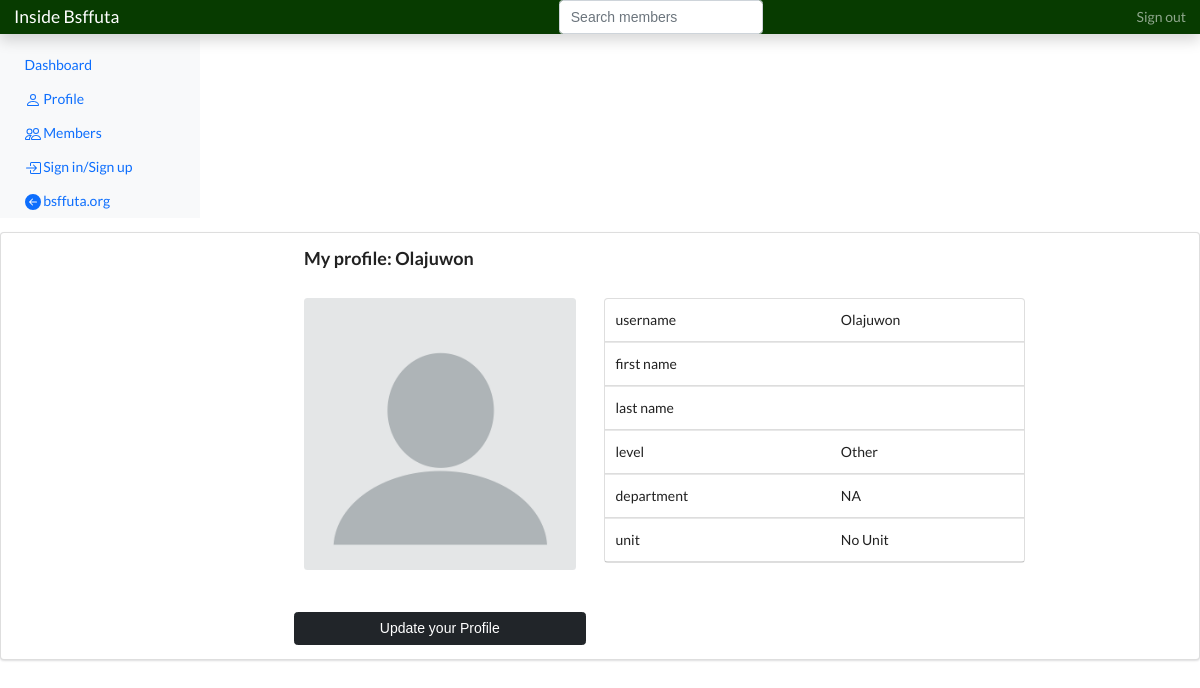
The app's page /my_profile (signed in), older data.
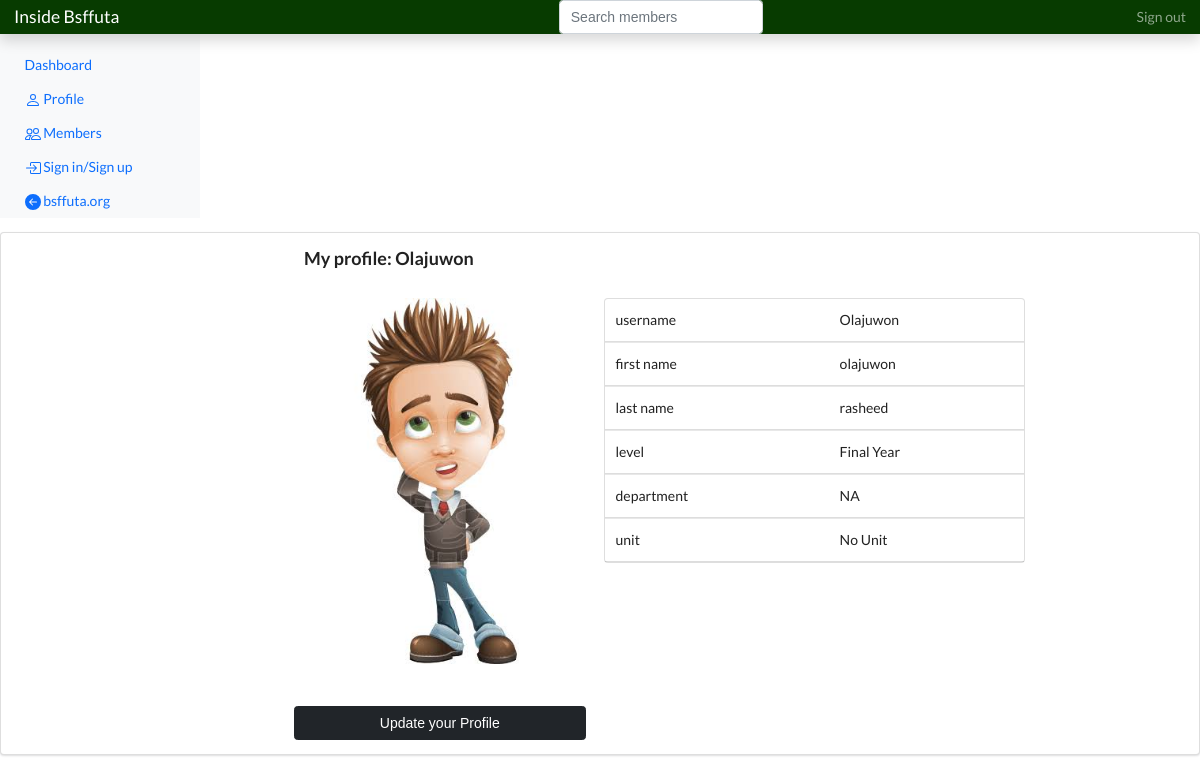
The same page, newer data.
### bsfapp/models.py (models this page shows)
class Profile(models.Model):
    UNIT_CHOICES = [
        ('No Unit', 'No Unit'),
        ('Bible Study Unit', 'Bible Study Unit'),
        ('Welfare Unit', 'Welfare Unit'),
        ('Evangelism Unit', 'Evangelism Unit'),
        ('Publicity Unit', 'Publicity Unit'),
        ('Organizing Unit', 'Organizing Unit'),
        ('Ushering Unit', 'Ushering Unit'),
        ('Choir Unit', 'Choir Unit'),
        ('Academic Unit', 'Academic Unit'),
        ('Drama Unit', 'Drama Unit'),
        ('Prayer Unit', 'Prayer Unit')
    ]
    AREA_CHOICES = [
        ('Apatapiti', 'Apatapiti'),
        ('West Gate', 'West Gate'),
        ('Stateline', 'Stateline'),
        ('Akindeko', 'Akindeko'),
        ('Jibowu', 'Jibowu'),
        ('New Hostel male', 'New Hostel male'),
        ('New Hostel female', 'New Hostel female'),
        ('Road Block', 'Road Block'),
        ('Secretariat Area', 'Secretariat Area'),
        ('North Gate', 'North Gate'),
        ('Zion-Alejolowo', 'Zion-Alejolowo'),
        ('Jadesola', 'Jadesola'),
        ('Adeniyi', 'Adeniyi'),
        ('Abiola', 'Abiola'),
        ('WESCO area', 'WESCO area'),
        ('FUTASCOOPS', 'FUTASCOOPS'),
        ('Akad', 'Akad'),
        ('BSF Auditorium area', 'BSF Auditorium area'),
        ('Cassava/Oritaobele area', 'Cassava/Oritaobele area'),
        ('Embassy', 'Embassy'),
        ('Aba Area', 'Aba Area'),
        ('Redemption Area', 'Redemption Area'),
        ('Other', 'Other')
    ]
    LEVEL_CHOICES = [
        ('100 Level', '100 Level',),
        ('200 Level', '200 Level'),
        ('Pre-degree/UABS', 'Pre-degree/UABS'),
        ('300 Level', '300 Level'),
        ('400 Level', '400 Level'),
        ('Final Year', 'Final Year'),
        ('Other', 'Other')
    ]
    GENDER_CHOICES = [
        ('male', 'male'),
        ('female', 'female'),
    ]
    user = models.ForeignKey(User, on_delete=models.CASCADE)
    first_name = models.CharField('First Name', max_length=100, null='False')
    last_name = models.CharField('Last Name', max_length=100, null='False')
    gender = models.CharField(max_length=50, choices= GENDER_CHOICES, default='NA', null='False')
    email_address = models.EmailField('Email Address', blank=True, unique=True)
    level = models.CharField(max_length=50, choices= LEVEL_CHOICES, default='Other', null='False')
    department = models.CharField('Department', max_length=100, null='False', default='NA')
    unit = models.CharField(max_length=50, choices= UNIT_CHOICES, default='No Unit', null='False')
    area = models.CharField(max_length=50, choices= AREA_CHOICES, default='Other', null='False')
    address = models.CharField('Address', max_length=50, null='False', default='NA')
    phone_number = models.CharField('Phone Number', max_length=25, null='False', default='NA')
    birthday = models.DateField('Birthday', auto_now=False, auto_now_add=False, null='False', default='2000-01-01')
    avatar = models.ImageField(default='avatar.png', upload_to='avatars/')
    updated = models.DateTimeField(auto_now=True)
    created = models.DateTimeField(auto_now_add=True)

### bsfapp/views.py (the view)
# urls.py: path('my_profile', views.profile_form, name='profile-form'),
def profile_form(request):
    try:
        profile = Profile.objects.get(user = request.user.id)
        submitted = False
        if request.method == 'POST':
            form = ProfileForm(request.POST, request.FILES, instance=profile) #Note that request.FILES is the second positional argument used to get the image upload on the profile update to be saved in the form
            if form.is_valid():
                submitted = True
                form.save()
                return HttpResponseRedirect('/my_profile')
        else:
            form = ProfileForm
            if 'submitted' in request.GET:
                submitted = True
        context = {
            'profile':profile,
            'form':form,
            'submitted': submitted,
        }
        return render(request, 'profile.html', context)
    except Exception as e:
        return render(request, 'profile.html')

### templates/profile.html (shortened to what this page needs)
{% extends 'base.html' %}
{% load static %}
{% load bootstrap5 %}
{% block content %}
        <link rel="stylesheet" href="http://code.jquery.com/ui/1.11.0/themes/smoothness/jquery-ui.css">
<div class="ui segment">
  <div class="ui grid">
      <div class='row'>
        <div class='four wide column'></div>
        <div class='ten wide column'>
          <h3>My profile: {{request.user}}</h3>
        </div>
      </div>
    <div class='row'>
      <div class='four wide column'></div>
      <div class='four wide column'>
        <img class="ui medium rounded image" src="{{profile.avatar.url}}">
        <div class="row mt-5">
            <button type="button" class="btn btn-dark" data-bs-toggle="modal" data-bs-target="#exampleModal" data-bs-whatever="@mdo">Update your Profile</button>
        </div>
      </div>
      <div class='six wide column'>
        <table class="ui table">
            <tbody>
              <tr>
                <td>username</td>
                <td>{{profile.user}}</td>
              </tr>
              <tr>
                <td>first name</td>
                <td>{{profile.first_name}}</td>
              </tr>
              <tr>
                <td>last name</td>
                <td>{{profile.last_name}}</td>
              </tr>
              <tr>
                <td>level</td>
                <td>{{profile.level}}</td>
              </tr>
              <tr>
                <td>department</td>
                <td>{{profile.department}}</td>
              </tr>
              <tr>
                <td>unit</td>
                <td>{{profile.unit}}</td>
              </tr>
            </tbody>
        </table>
      </div>
    </div>
  </div>
</div>
{% endblock content %}

### templates/base.html (shortened to what this page needs)
{% load static %}
<!doctype html>
<html lang="en">
    <head>
        <link href="https://getbootstrap.com/docs/5.0/dist/css/bootstrap.min.css" rel="stylesheet">
        <link rel="stylesheet" type='text/css' href="https://cdnjs.cloudflare.com/ajax/libs/semantic-ui/2.2.14/semantic.min.css">
        <link rel="stylesheet" href="http://code.jquery.com/ui/1.11.0/themes/smoothness/jquery-ui.css">
        <link href="https://getbootstrap.com/docs/5.0/examples/dashboard/dashboard.css" rel="stylesheet">
    </head>
    <body>
        <header class="navbar navbar-dark sticky-top flex-md-nowrap p-0 shadow" style="background-color:#073b00;">
            <a class="navbar-brand col-md-3 col-lg-2 me-0 px-3" href="#">Inside Bsffuta</a>
            <form class="" method="POST" action="{% url 'search-members' %}">
                <input class="form-control form-control-dark w-100" type="search" placeholder="Search members" aria-label="Search" name="searched">
            </form>
            <div class="navbar-nav">
                <div class="nav-item text-nowrap">
                    <a class="nav-link px-3" href={% url 'account_logout' %}>Sign out</a>
                </div>
            </div>
        </header>
        <div class="container-fluid" style="background-color:;">
            <div class="row">
                <nav id="sidebarMenu" class="col-md-2 col-lg-2 d-md-block bg-light sidebar collapse">
                    <div class="position-sticky pt-3">
                        <ul class="nav flex-column">
                            <li class="nav-item">
                            <a class="nav-link active" aria-current="page" href={% url 'index' %}>
                                Dashboard
                            </li>
                            <li class="nav-item">
                            <a class="nav-link" href={% url 'profile-form' %}>
                                Profile
                            </a>
                            </li>
                            <li class="nav-item">
                            <a class="nav-link" href={% url 'members-list' %}>
                                Members
                            </a>
                            </li>
                            <li class="nav-item">
                            <a class="nav-link" href={% url 'account_login' %}>
                                Sign in/Sign up
                            </li>
                            <li class="nav-item">
                            <a class="nav-link" href="http://www.bsffuta.org/">
                                <svg xmlns="http://www.w3.org/2000/svg" width="16" height="16" fill="currentColor" class="bi bi-arrow-left-circle-fill" viewBox="0 0 16 16">
                                    <path d="M8 0a8 8 0 1 0 0 16A8 8 0 0 0 8 0zm3.5 7.5a.5.5 0 0 1 0 1H5.707l2.147 2.146a.5.5 0 0 1-.708.708l-3-3a.5.5 0 0 1 0-.708l3-3a.5.5 0 1 1 .708.708L5.707 7.5H11.5z"/>
                                </svg>
                                bsffuta.org
                            </a>
                        </ul>
                    </div>
                </nav>
                {% block content %}
                {% endblock content %}
            </div>
        </div>
    </body>
</html>

Row changes from the older to the newer data that the page shows:
changed Profile "NA": avatar: picture added in place of a placeholder; first_name (not shown) → "olajuwon"; last_name (not shown) → "rasheed"; level "Other" → "Final Year"
